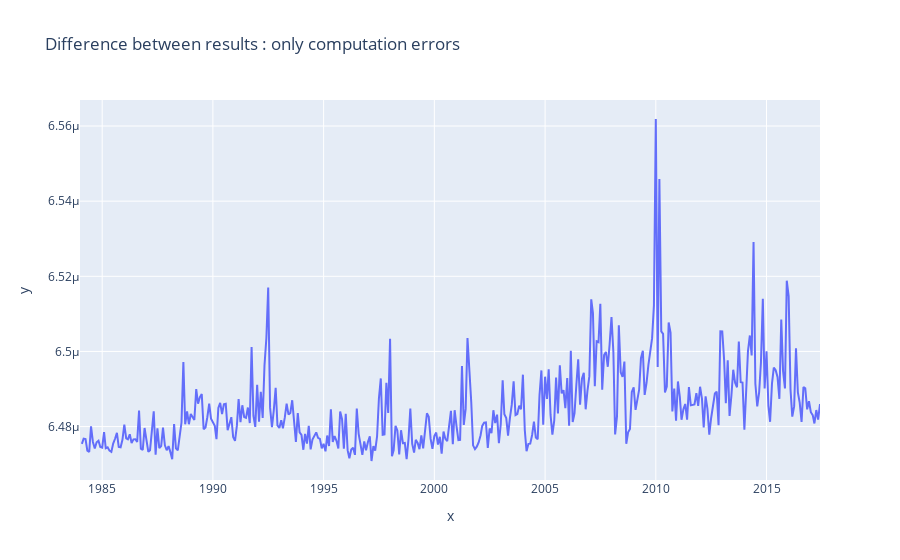

Notebook source saved alongside this figure:
### Code cell
px.line(x = wsj['Date'] ,y = -wsj['wsj_AR1_Innovation']- (forecast.predicted_mean - wsj['wsj'].iloc[1:]), title = 'Difference between results : only computation errors')

### Figure 1 — Plotly figure (JSON) as saved in the notebook; plotly's stock layout.template omitted (floating-point values rounded to 4 significant figures; data arrays with more than 128 entries replaced by an {"elided": "..."} marker saying what was removed)
{"data": [{"hovertemplate": "x=%{x}<br>y=%{y}<extra></extra>", "legendgroup": "", "line": {"color": "#636efa", "dash": "solid"}, "mode": "lines", "name": "", "orientation": "v", "showlegend": false, "type": "scatter", "x": {"elided": "402 str values"}, "xaxis": "x", "y": {"elided": "402 float values"}, "yaxis": "y"}], "layout": {"legend": {"tracegroupgap": 0}, "title": {"text": "Difference between results : only computation errors"}, "xaxis": {"anchor": "y", "domain": [0, 1], "title": {"text": "x"}}, "yaxis": {"anchor": "x", "domain": [0, 1], "title": {"text": "y"}}}}
